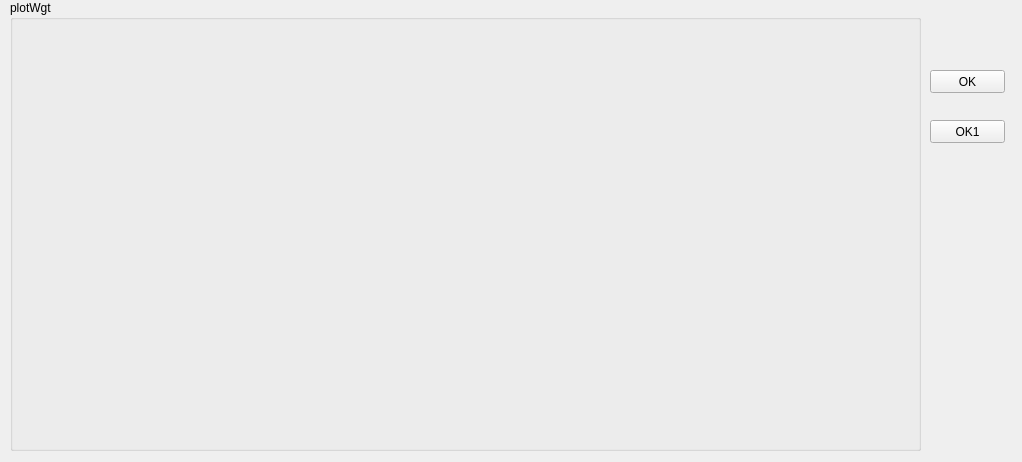
<?xml version="1.0" encoding="UTF-8"?>
<ui version="4.0">
 <class>TestCPlot</class>
 <widget class="QWidget" name="TestCPlot">
  <property name="geometry">
   <rect>
    <x>0</x>
    <y>0</y>
    <width>1022</width>
    <height>462</height>
   </rect>
  </property>
  <property name="windowTitle">
   <string>Form</string>
  </property>
  <widget class="QGroupBox" name="groupBox">
   <property name="geometry">
    <rect>
     <x>10</x>
     <y>0</y>
     <width>911</width>
     <height>451</height>
    </rect>
   </property>
   <property name="title">
    <string>plotWgt</string>
   </property>
  </widget>
  <widget class="QPushButton" name="pushButton">
   <property name="geometry">
    <rect>
     <x>930</x>
     <y>70</y>
     <width>75</width>
     <height>23</height>
    </rect>
   </property>
   <property name="text">
    <string>OK</string>
   </property>
  </widget>
  <widget class="QPushButton" name="pushButton_2">
   <property name="geometry">
    <rect>
     <x>930</x>
     <y>120</y>
     <width>75</width>
     <height>23</height>
    </rect>
   </property>
   <property name="text">
    <string>OK1</string>
   </property>
  </widget>
 </widget>
 <resources/>
 <connections/>
</ui>
